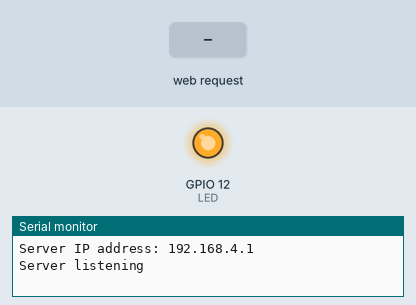
A sketch run on a simulated ESP8266 (NodeMCU). Parts: output pins drawn as LEDs (lit = HIGH), the last lines printed to the serial monitor. Inputs (shaded band) come from the test bench.

Above: at 1.2 s.
1.3 s: HTTP request GET /ledOn received
At 2.5 s:
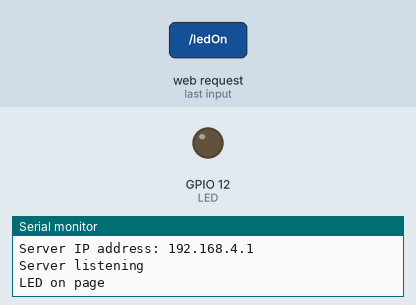
2.8 s: HTTP request GET /ledOff received
At 3.7 s:
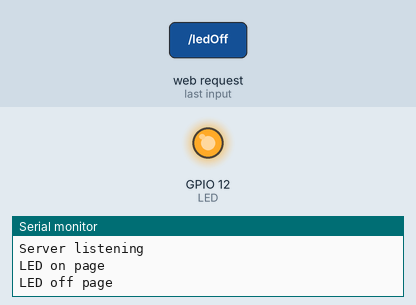
Timing chart, 0 to 5.8 s (numbered marks = the images above; inputs shaded):
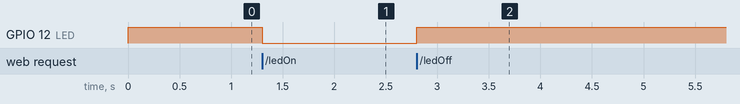

Measured:
- after the input at 1.3 s, GPIO 12 (LED): HIGH → LOW at once
- after the input at 2.8 s, GPIO 12 (LED): LOW → HIGH at once

The sketch:

wifi_led.ino
```cpp
#include <ESP8266WiFi.h>
#include <ESP8266WebServer.h>

const char *ssid = "darth_wentyl";
const char *password = "1234567890";

ESP8266WebServer server(80);

const char main_page[] PROGMEM = R"=====(
<!DOCTYPE html>
<html>
  <body>
    <center>
      <h1>WiFi LED control</h1><br>
      Click to turn <a href="ledOn">LED ON</a><br>
      Click to turn <a href="ledOff">LED OFF</a><br>
      <hr>
    </center>
  </body>
</html>
)=====";

#define LED 12

void handleRoot() {
  server.send(200, "text/html", main_page);
}

void handle_led_on() {
 Serial.println("LED on page");
 digitalWrite(LED, LOW);
 server.send(200, "text/html", "LED is ON");
}

void handle_led_off() {
 Serial.println("LED off page");
 digitalWrite(LED, HIGH);
 server.send(200, "text/html", "LED is OFF");
}

void setup() {
  Serial.begin(115200);

  WiFi.softAP(ssid, password);

  Serial.println();
  Serial.print("Server IP address: ");
  Serial.println(WiFi.softAPIP());

  server.on("/", handleRoot);
  server.on("/ledOn", handle_led_on);
  server.on("/ledOff", handle_led_off);
  server.begin();

  pinMode(LED, OUTPUT);
  digitalWrite(LED, HIGH);

  Serial.println("Server listening");
}

void loop() {
  server.handleClient();
}
```
